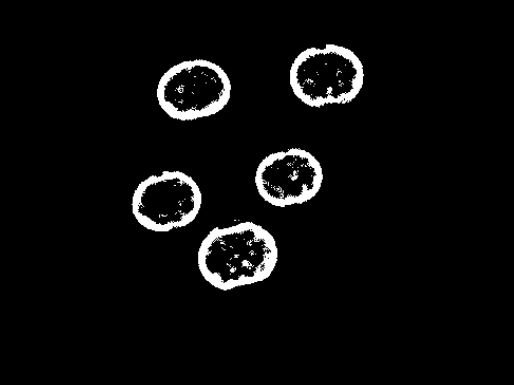
#> input picture images/cells.png, 514 x 385 px, found by its file name
$ python OpencvDemo065.py
#> lines starting #> are read from the running program, lines starting #| are printed output that depends on the picture; after the words box and inside, x2 and y2 are one past the last pixel; in counts of white or black regions, pixels touching at a corner belong together
#!/usr/bin/env python3
#coding = utf-8

import logging
import numpy as np
import cv2 as cv

# 图像形态学—闭操作
def OpencvDemo065():
    logging.basicConfig(level=logging.DEBUG)

    src = cv.imread("images/cells.png")
#> src is the input picture: shape (385, 514, 3); min 0, max 255, mean 10.3
    if src is None:
        logging.error("could not load an image!")
        return cv.Error.StsError

    # 二值化图像
    gray = cv.cvtColor(src, cv.COLOR_BGR2GRAY)
    _, binary = cv.threshold(gray, 0, 255, cv.THRESH_BINARY | cv.THRESH_OTSU)
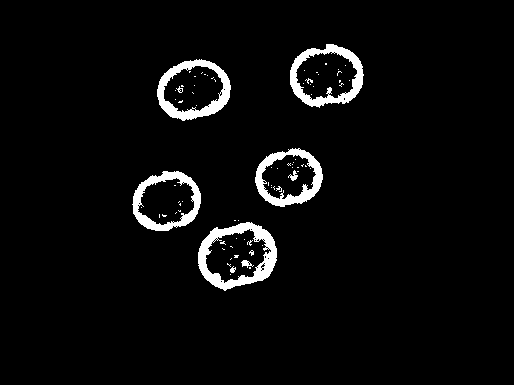
#> binary: shape (385, 514); 4.1% white; 79 white regions (69 under 20 px), largest, box (x1, y1, x2, y2) and area: (198, 222, 277, 291) 1914, (290, 44, 364, 108) 1528, (157, 59, 231, 121) 1523

    # 定义结构元素
    se1 = cv.getStructuringElement(cv.MORPH_CROSS, (25, 16), (-1, -1))
    se2 = cv.getStructuringElement(cv.MORPH_CROSS, (16, 25), (-1, -1))

    close = np.copy(binary)

    # 闭操作
    for i in range(3):
        close = cv.morphologyEx(close, cv.MORPH_CLOSE, se1)
        close = cv.morphologyEx(close, cv.MORPH_CLOSE, se2)
#> this loop made 3 passes
#> pass 1, in OpencvDemo065, `close = cv.morphologyEx(close, cv.MORPH_CLOSE, se1)`:
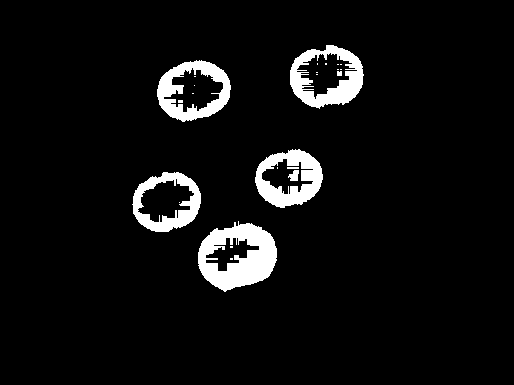
#> close: shape (385, 514); 6% white; 24 white regions (16 under 20 px), largest, box (x1, y1, x2, y2) and area: (198, 221, 277, 292) 3348, (290, 45, 364, 109) 2252, (255, 149, 323, 208) 2137
#> pass 1, in OpencvDemo065, `close = cv.morphologyEx(close, cv.MORPH_CLOSE, se2)`:
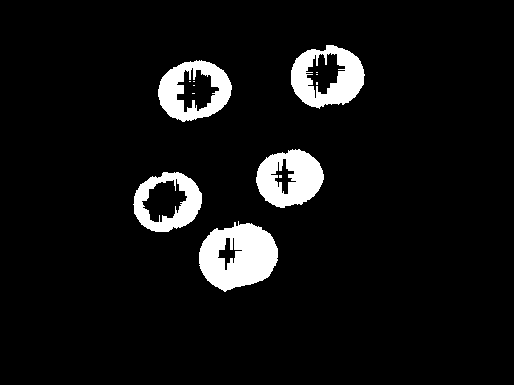
#> close: shape (385, 514); 6.9% white; 13 white regions (8 under 20 px), largest, box (x1, y1, x2, y2) and area: (199, 221, 278, 292) 3837, (291, 45, 365, 109) 2695, (256, 149, 324, 208) 2692, (158, 60, 232, 122) 2439, (133, 172, 202, 232) 2043
#> pass 2, in OpencvDemo065, `close = cv.morphologyEx(close, cv.MORPH_CLOSE, se2)`:
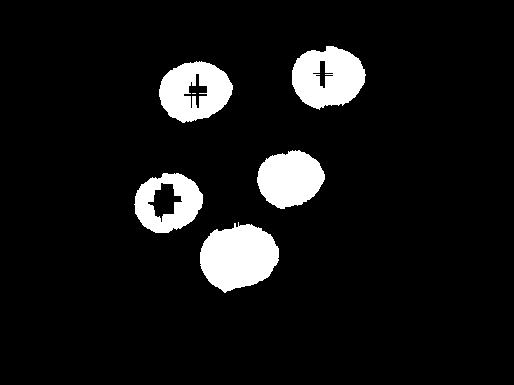
#> close: shape (385, 514); 8% white; 6 white regions (1 under 20 px), largest, box (x1, y1, x2, y2) and area: (200, 222, 279, 293) 4032, (292, 46, 366, 110) 3348, (159, 61, 233, 123) 3117, (257, 150, 325, 209) 2931, (134, 173, 203, 233) 2494
#> after the loop:
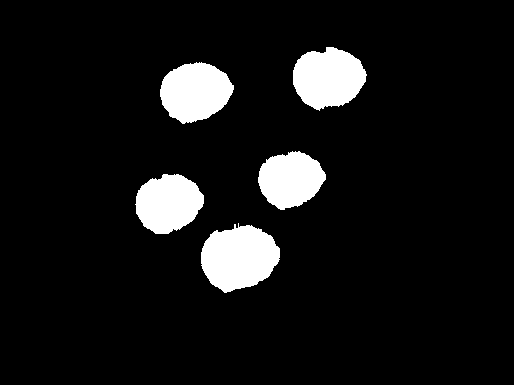
#> close: shape (385, 514); 8.4% white; 5 white regions, box (x1, y1, x2, y2) and area: (201, 223, 280, 293) 3971, (293, 47, 367, 111) 3438, (160, 62, 234, 124) 3318, (135, 174, 204, 234) 3070, (258, 151, 326, 210) 2869

    h, w, ch = src.shape
#> h = 385; w = 514; ch = 3
    result = np.zeros([h, w * 3, ch], dtype=src.dtype)
    result[0 : h, 0 : w, :] = src
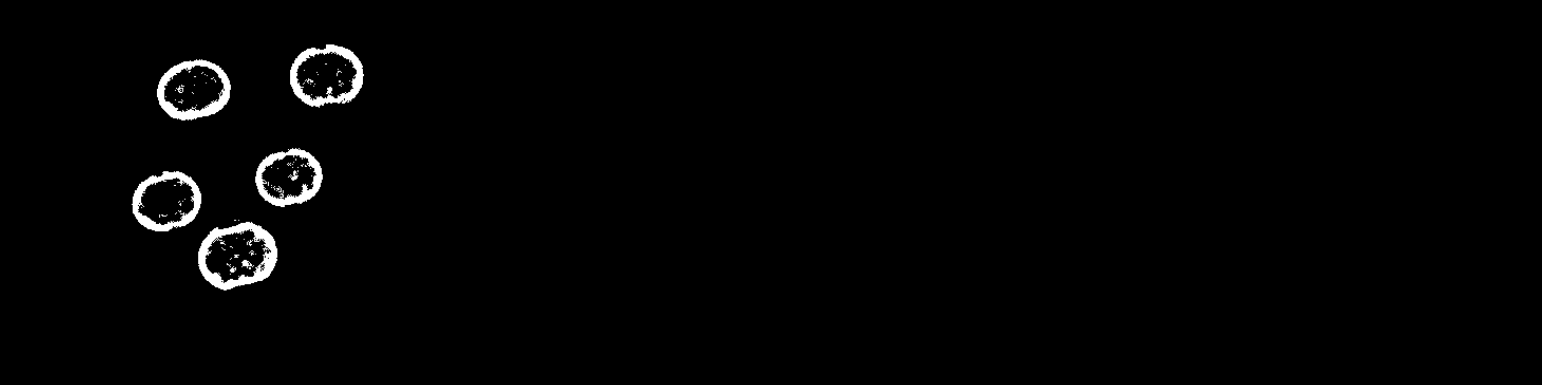
#> result: shape (385, 1542, 3); min 0, max 255, mean 3.4
    binary = cv.cvtColor(binary, cv.COLOR_GRAY2BGR) # 1 channel -> 3 channels
    result[0 : h, w : w * 2, :] = binary
    close = cv.cvtColor(close, cv.COLOR_GRAY2BGR) # 1 channel -> 3 channels
    result[0 : h, w * 2 : w * 3, :] = close
    cv.putText(result, "original image", (10, 30), cv.FONT_ITALIC, .8, (0, 0, 255), 1)
    cv.putText(result, "binarised image", (w + 10, 30), cv.FONT_ITALIC, .8, (0, 0, 255), 1)
    cv.putText(result, "image after closing", (w * 2 + 10, 30), cv.FONT_ITALIC, .8, (0, 0, 255), 1)
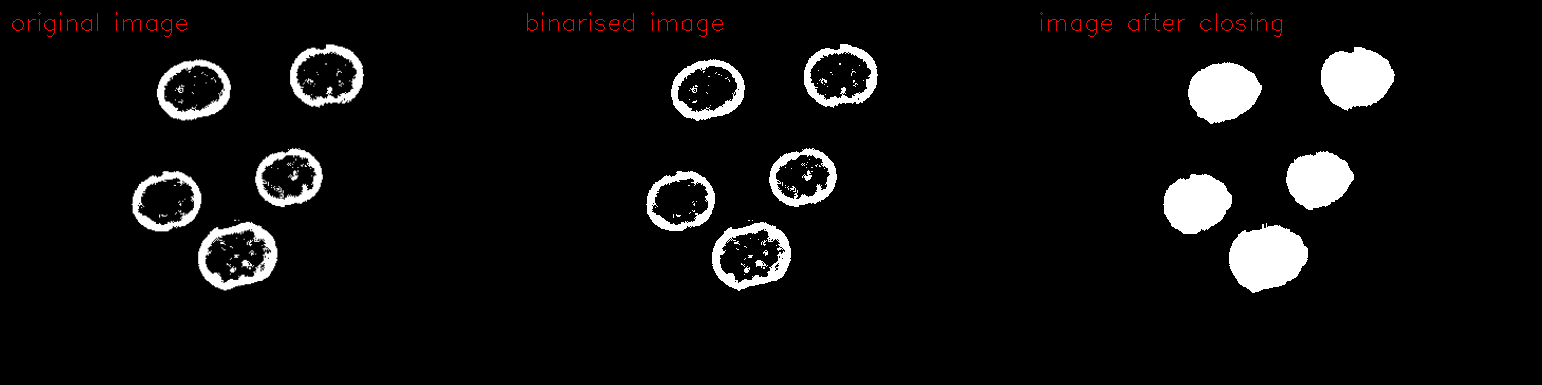
#> result: shape (385, 1542, 3); mean B, G, R 14.1, 14.1, 14.7
    cv.imshow("closing", result)

    cv.waitKey(0)

    cv.destroyAllWindows()

    return cv.Error.StsOk

if __name__ == "__main__":
    OpencvDemo065()

# end of file

$ run again, with images/abc.png copied over images/cells.png
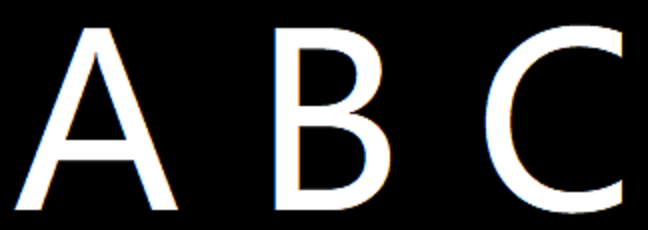
#> input picture images/abc.png, 648 x 230 px, found by its file name
#> in OpencvDemo065, src is the input picture: shape (230, 648, 3); mean B, G, R 50.8, 50.8, 50.8
#> in OpencvDemo065, `_, binary = cv.threshold(gray, 0, 255, cv.THRESH_BINARY | cv.THRESH_OT..`:
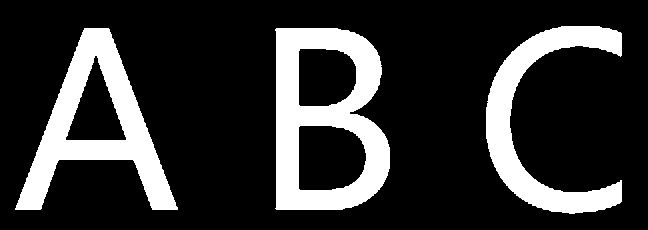
#> binary: shape (230, 648); 19.8% white; 3 white regions, box (x1, y1, x2, y2) and area: (275, 28, 390, 210) 11560, (15, 28, 178, 210) 9962, (486, 26, 622, 214) 8037
#> in OpencvDemo065, `cv.putText(result, "image after closing", (w * 2 + 10, 30), cv.FONT_IT..`:
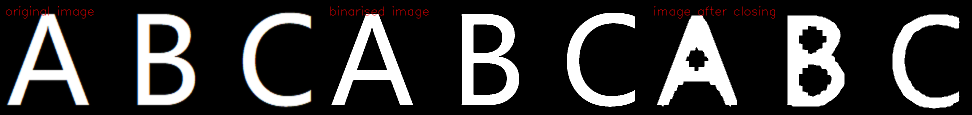
#> result: shape (230, 1944, 3) (shown at 1/2 size); mean B, G, R 52.4, 52.4, 53.2
